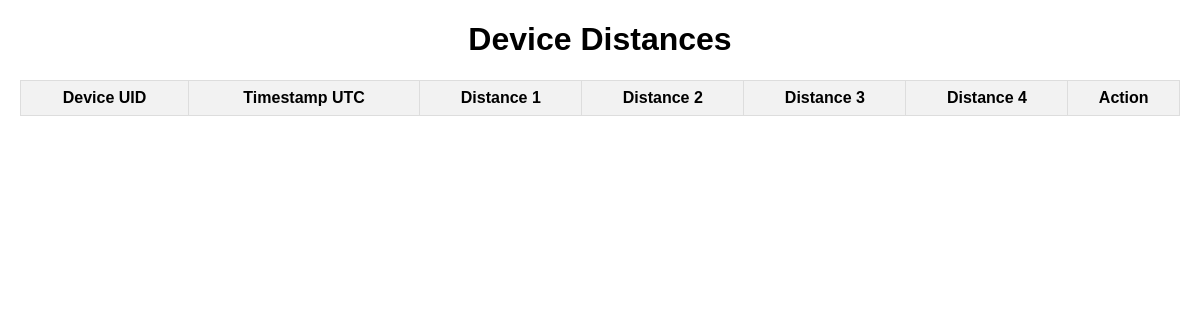
Before: / with the older database file.
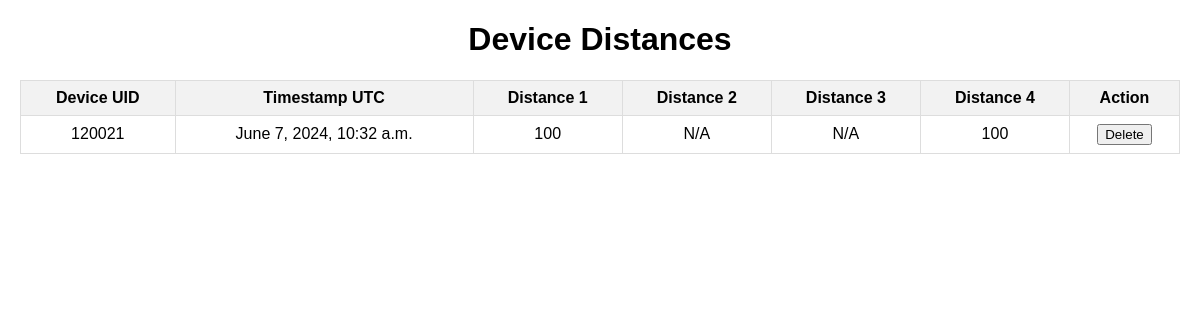
After: the same page with the newer database file.
### ice/models.py (models this page shows)
class Read(models.Model):
    transmitter = models.ForeignKey(Transmitter, related_name='reads', on_delete=models.CASCADE)
    timeStampUTC = models.DateTimeField(auto_now_add=True)
    deviceUID = models.CharField(max_length=20)
    manufacturerName = models.CharField(max_length=100)
    distance1 = models.IntegerField(null=True, blank=True)
    distance2 = models.IntegerField(null=True, blank=True)
    distance3 = models.IntegerField(null=True, blank=True)
    distance4 = models.IntegerField(null=True, blank=True)
    count = models.IntegerField(null=True, blank=True)

### ice/views.py (the view)
# urls.py: path('', views.transmitter_list),
def transmitter_list(request):
    reads = Read.objects.all()
    device_data = {}
    for read in reads:
        if read.deviceUID not in device_data:
            device_data[read.deviceUID] = {
                'deviceUID': read.deviceUID,
                'distance1': None,
                'distance2': None,
                'distance3': None,
                'distance4': None,
                'timeStampUTC': read.timeStampUTC
            }
        if read.transmitter.transmitterSerialNumber == '1000CB':
            device_data[read.deviceUID]['distance1'] = read.distance1 if read.distance1 is not None else device_data[read.deviceUID]['distance1']
        elif read.transmitter.transmitterSerialNumber == '1000DF':
            device_data[read.deviceUID]['distance2'] = read.distance2 if read.distance2 is not None else device_data[read.deviceUID]['distance2']
        elif read.transmitter.transmitterSerialNumber == '10012B':
            device_data[read.deviceUID]['distance3'] = read.distance3 if read.distance3 is not None else device_data[read.deviceUID]['distance3']
        elif read.transmitter.transmitterSerialNumber == '1000ED':
            device_data[read.deviceUID]['distance4'] = read.distance4 if read.distance4 is not None else device_data[read.deviceUID]['distance4']
        if read.timeStampUTC > device_data[read.deviceUID]['timeStampUTC']:
            device_data[read.deviceUID]['timeStampUTC'] = read.timeStampUTC
    aggregated_reads = list(device_data.values())
    return render(request, 'ViewPage.html', {'aggregated_reads': aggregated_reads})

### templates/ViewPage.html (shortened to what this page needs)
<!DOCTYPE html>
<html>
<head>
</head>
<body>
    <h1>Device Distances</h1>
    <table>
        <thead>
            <tr>
                <th>Device UID</th>
                <th>Timestamp UTC</th>
                <th>Distance 1</th>
                <th>Distance 2</th>
                <th>Distance 3</th>
                <th>Distance 4</th>
                <th>Action</th>
            </tr>
        </thead>
        <tbody>
            {% for read in aggregated_reads %}
            <tr>
                <td>{{ read.deviceUID }}</td>
                <td>{{ read.timeStampUTC }}</td>
                <td>{{ read.distance1|default:"N/A" }}</td>
                <td>{{ read.distance2|default:"N/A" }}</td>
                <td>{{ read.distance3|default:"N/A" }}</td>
                <td>{{ read.distance4|default:"N/A" }}</td>
                <td>
                    <form action="{% url 'delete_read' read.deviceUID %}" method="POST">
                        <button type="submit">Delete</button>
                    </form>
                </td>
            </tr>
            {% endfor %}
        </tbody>
    </table>
</body>
</html>

Changed rows visible on the page:
added Read: deviceUID "120021"
added Read: timeStampUTC "June 7, 2024, 10:32 a.m."
Other visible differences:
new list line: "100 N/A N/A 100 Delete"
